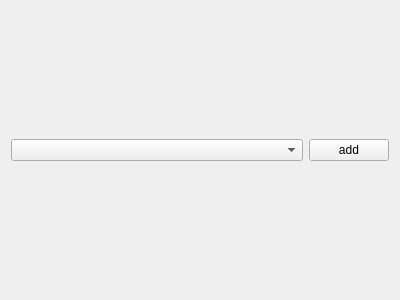
<?xml version="1.0" encoding="UTF-8"?>
<ui version="4.0">
 <class>GroupParameterDesigner</class>
 <widget class="QWidget" name="GroupParameterDesigner">
  <property name="geometry">
   <rect>
    <x>0</x>
    <y>0</y>
    <width>400</width>
    <height>300</height>
   </rect>
  </property>
  <property name="windowTitle">
   <string>Form</string>
  </property>
  <layout class="QVBoxLayout" name="verticalLayout">
   <item>
    <layout class="QHBoxLayout" name="horizontalLayout" stretch="1,0">
     <item>
      <widget class="QComboBox" name="mpTypeSelector"/>
     </item>
     <item>
      <widget class="QPushButton" name="mpAddParameterButton">
       <property name="text">
        <string>add</string>
       </property>
      </widget>
     </item>
    </layout>
   </item>
  </layout>
 </widget>
 <resources/>
 <connections/>
</ui>
